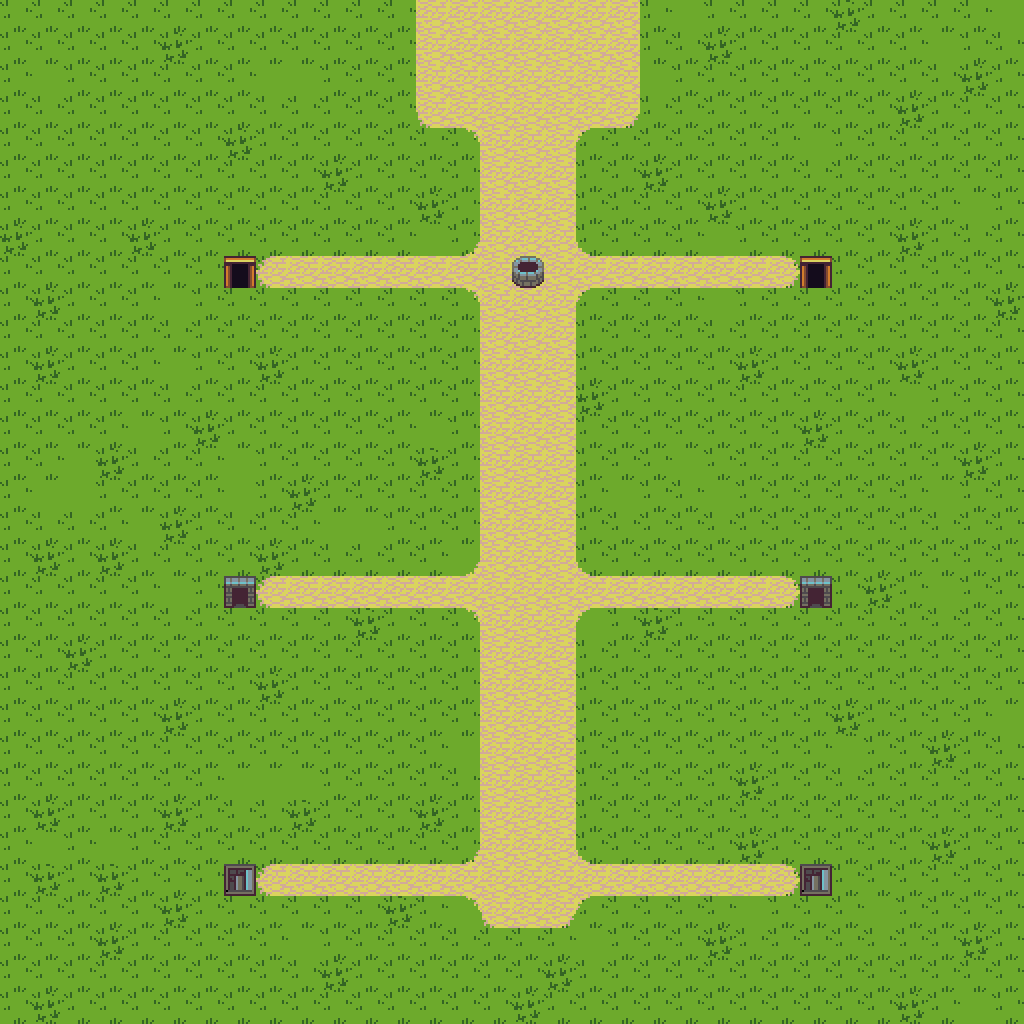

Rendered tile map (Tiled .tmx) drawn with the repository's tilesets; below, a short description and the map source with its tile grids summarised:
An orthogonal 32x32 tile map with 32x32 px tiles, 4 tile layers (background, backgrounddecoration, impassable, foreground) and 7 objects (7x arena).

<map version="1.0" orientation="orthogonal" width="32" height="32" tilewidth="32" tileheight="32">
 <tileset firstgid="1" name="Tiny32-Complete-Spritesheet-Repack3" tilewidth="32" tileheight="32">
  <image source="Tiny32-Complete-Spritesheet-Repack3.png" trans="ff00ff" width="512" height="512" />
 </tileset>
 <layer name="background" width="32" height="32">
  <data>[1024 cells, 1024 non-empty, 7 distinct tile ids]</data>
 </layer>
 <layer name="backgrounddecoration" width="32" height="32">
  <data>[1024 cells, 25 non-empty, 9 distinct tile ids]</data>
 </layer>
 <layer name="impassable" width="32" height="32">
  <data>[1024 cells, 0 non-empty, 0 distinct tile ids]</data>
 </layer>
 <layer name="foreground" width="32" height="32">
  <data>[1024 cells, 0 non-empty, 0 distinct tile ids]</data>
 </layer>
 <objectgroup name="Object Layer" width="32" height="32">
  <object name="arena 3" type="arena" x="215" y="576" width="50" height="34">
   <properties>
    <property name="label" value="HSK 3" />
    <property name="level" value="3" />
    <property name="wordcount" value="300" />
    <property name="wordindex" value="0" />
   </properties>
  </object>
  <object name="arena 1" type="arena" x="216" y="260" width="50" height="29">
   <properties>
    <property name="label" value="HSK 1" />
    <property name="level" value="1" />
    <property name="wordcount" value="150" />
    <property name="wordindex" value="0" />
   </properties>
  </object>
  <object name="arena 2" type="arena" x="791" y="259" width="52" height="29">
   <properties>
    <property name="label" value="HSK 2" />
    <property name="level" value="2" />
    <property name="wordcount" value="150" />
    <property name="wordindex" value="0" />
   </properties>
  </object>
  <object name="arena 4" type="arena" x="792" y="575" width="50" height="33">
   <properties>
    <property name="label" value="HSK 4" />
    <property name="level" value="4" />
    <property name="wordcount" value="600" />
    <property name="wordindex" value="0" />
   </properties>
  </object>
  <object name="arena 5" type="arena" x="215" y="864" width="50" height="33">
   <properties>
    <property name="label" value="HSK 5" />
    <property name="level" value="5" />
    <property name="wordcount" value="1300" />
    <property name="wordindex" value="0" />
   </properties>
  </object>
  <object name="arena 6" type="arena" x="794" y="865" width="48" height="30">
   <properties>
    <property name="label" value="HSK 6" />
    <property name="level" value="6" />
    <property name="wordcount" value="2500" />
    <property name="wordindex" value="0" />
   </properties>
  </object>
  <object name="arena 0" type="arena" x="504" y="258" width="50" height="29">
   <properties>
    <property name="label" value="Review" />
    <property name="level" value="0" />
    <property name="wordcount" value="0" />
    <property name="wordindex" value="0" />
   </properties>
  </object>
 </objectgroup>
</map>
